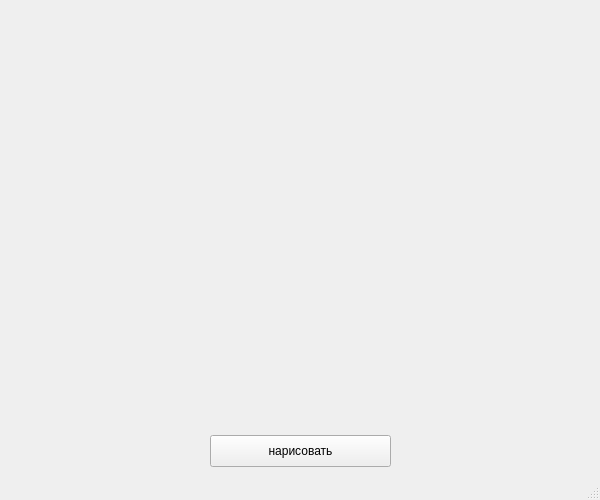
<?xml version="1.0" encoding="UTF-8"?>
<ui version="4.0">
 <class>MainWindow</class>
 <widget class="QMainWindow" name="MainWindow">
  <property name="geometry">
   <rect>
    <x>0</x>
    <y>0</y>
    <width>600</width>
    <height>500</height>
   </rect>
  </property>
  <property name="windowTitle">
   <string>MainWindow</string>
  </property>
  <widget class="QWidget" name="centralwidget">
   <widget class="QPushButton" name="pushButton">
    <property name="geometry">
     <rect>
      <x>210</x>
      <y>435</y>
      <width>181</width>
      <height>32</height>
     </rect>
    </property>
    <property name="text">
     <string>нарисовать</string>
    </property>
   </widget>
  </widget>
  <widget class="QMenuBar" name="menubar">
   <property name="geometry">
    <rect>
     <x>0</x>
     <y>0</y>
     <width>600</width>
     <height>37</height>
    </rect>
   </property>
  </widget>
  <widget class="QStatusBar" name="statusbar"/>
 </widget>
 <resources/>
 <connections/>
</ui>
